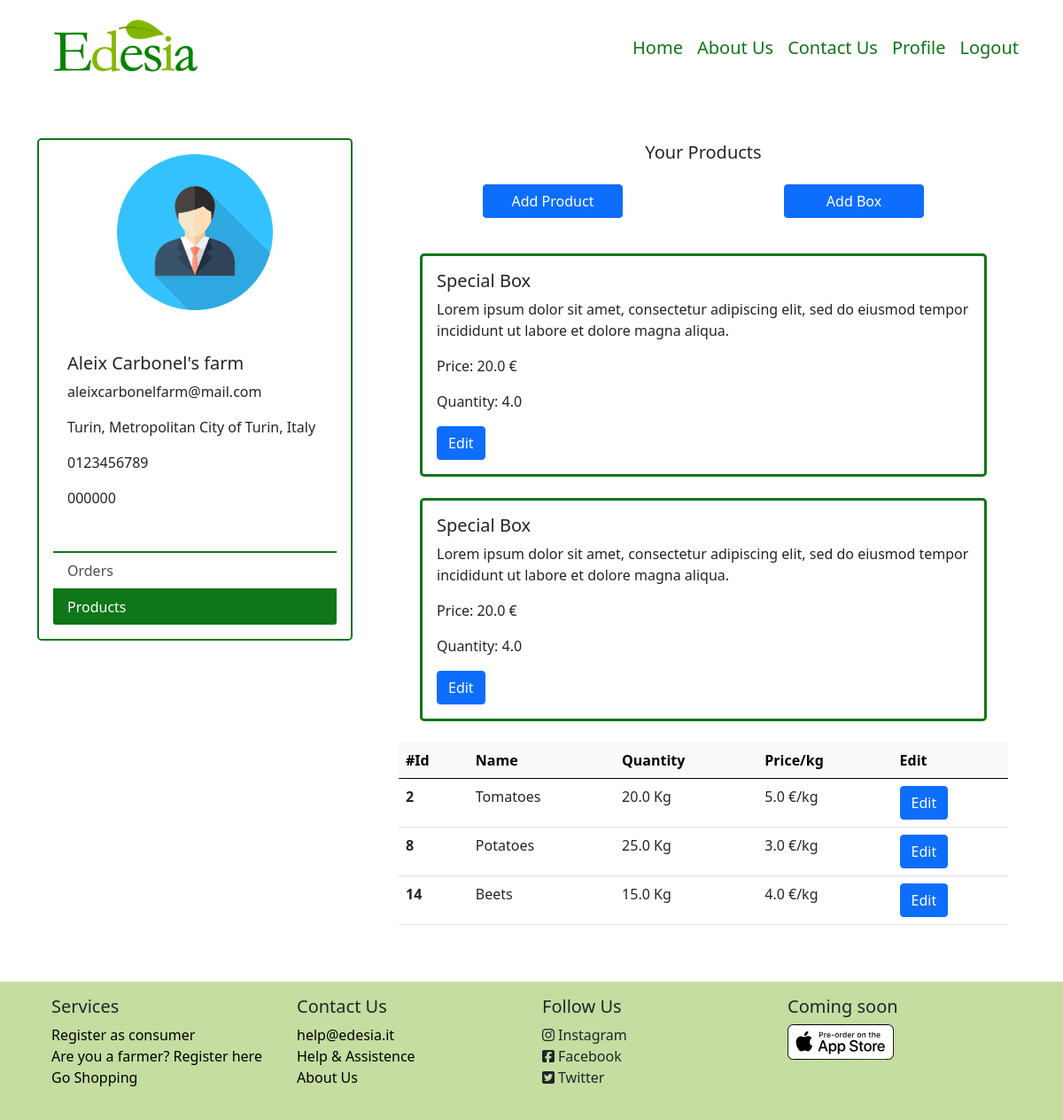
Screenshot of /supplier/8/products (signed in) with the database file from the repository.
### model.py (models this page shows, shortened)
class Supplier (db.Model):
    id = db.Column(db.Integer, db.ForeignKey('user.id'), primary_key=True)
    supplier_name = db.Column(db.String(50), nullable=False)
    supplier_address = db.Column(db.String(100), nullable=False)
    supplier_city = db.Column(db.String(50))
    supplier_phone = db.Column(db.String(12), nullable=False)
    piva = db.Column(db.String(25), nullable=False)
    description = db.Column(db.String(500), nullable=True)
    __mapper_args__ = {
        'polymorphic_identity': 'supplier',
    }

class User (UserMixin, db.Model):
    id = db.Column(db.Integer, primary_key=True)  # Auto-incrementing
    email = db.Column(db.String(50), unique=True, nullable=False)
    name = db.Column(db.String(50), nullable=False)
    password_hash = db.Column(db.String(200), nullable=False)
    roleid = db.Column(db.Integer, db.ForeignKey('role.id'))
    type = db.Column(db.String(30))
    __mapper_args__ = {
        'polymorphic_identity': 'user',
        'polymorphic_on': type
    }

class Product (db.Model):
    id = db.Column(db.Integer, primary_key=True)
    box = db.Column(db.Boolean)
    supplier_id = db.Column(db.Integer, db.ForeignKey('supplier.id'))
    name = db.Column(db.String, nullable=False)
    price = db.Column(db.Float, nullable=False)
    quantity = db.Column(db.Float, nullable=False)
    description = db.Column(db.Text)

### app.py (the view, shortened to what this page needs)
@app.route('/supplier/<int:id>/<page>', methods=['GET', 'POST'])
@login_required
def supplier(id, page):
    supplier = Supplier.query.filter_by(id=id).first()
    user = User.query.filter_by(id=id).first()
    if page == "orders":
        orders = Order.query.filter_by(supplier_id=id).all()
        l_order_cons = []
        class OrderCons():
            def __init__(self, order, content, consumer):
                self.order = order
                self.content = content
                self.consumer = consumer
        for o in orders:
            products = []
            lines = OrderLine.query.filter_by(order_id=o.id).all()
            consumer = Consumer.query.filter_by(id=o.consumer_id).first()
            for l in lines:
                products.append(l)
            l_order_cons.append(OrderCons(o, products, consumer))
        return render_template('Pages/profile/profile_supplier-orders.html', supplier=supplier, user=user, orders=l_order_cons)
    elif page == "products":
        products = Product.query.filter_by(supplier_id=id).all()
        return render_template('Pages/profile/profile_supplier-products.html', supplier=supplier, user=user, products=products)

### model.py (called while the page is built)
@login_manager.user_loader
def load_user(user_id):
    return User.query.get(int(user_id))

### templates/Pages/profile/profile_supplier-products.html
{% extends 'Pages/profile/profile-supplier.html' %}
{% block specific %}
                    <div class="row text-center">
                        <h5>Your Products</h5>
                        <div class="row row-cols-lg-2 m-auto p-3">
                            <div class="col">
                                <a class="btn btn-primary w-50 m-auto" href="{{ url_for('supplier', id=user.id, page='add-product')}}">Add Product</a>
                            </div>
                            <div class="col">
                                <a class="btn btn-primary w-50 m-auto" href="{{ url_for('supplier', id=user.id, page='add-box')}}">Add Box</a>
                            </div>
                        </div>
                    </div>
                    {% for product in products %}
                        {% if product.box %}
                            <div class="card m-4 rounded-3 border-3" id="cardResult">
                                <div class="row">
                                    <div class="col-lg">
                                        <div class="card-body">
                                            <h5 class="card-title">
                                                {{ product.name }}
                                            </h5>
                                            <p class="card-text">{{ product.description}}</p>
                                            <p class="card-text">Price: {{ product.price }} €</p>
                                            <p class="card-text">Quantity: {{ product.quantity }}</p>
                                            <a class="btn btn-primary">Edit</a>
                                        </div>
                                    </div>
                                </div>
                            </div>
                        {% endif %}
                    {% endfor %}
                    <div class="table-responsive-lg">
                        <table class="table table-hover">
                            <thead class="table-light">
                                <tr>
                                    <th scope="col">#Id</th>
                                    <th scope="col">Name</th>
                                    <th scope="col">Quantity</th>
                                    <th scope="col">Price/kg</th>
                                    <th scope="col">Edit</th>
                                </tr>
                            </thead>
                            <tbody>
                            {% for product in products %}
                                {% if product.box == False %}
                                    <tr>
                                        <th scope="row">{{ product.id }}</th>
                                        <td>{{ product.name }}</td>
                                        <td>{{ product.quantity }} Kg</td>
                                        <td>{{ product.price }} €/kg</td>
                                        <td><button class="btn btn-primary" type="button">Edit</button></td>
                                    </tr>
                                {% endif %}
                            {% endfor %}
                            </tbody>
                        </table>
                    </div>
{% endblock %}

### templates/Pages/profile/profile-supplier.html (shortened to what this page needs)
{% extends 'Components/base.html' %}
{% block body %}
    <div class="container-lg min-vh-100">
        <div class="row mt-5 mb-5">
            <div class="col-md-4">
                <div class="card m-auto rounded-3 border-2" id="cardProfileConsumer">
                    <img src="/static/images/avatar.png" class="card-img-top mt-3 mb-3 m-auto" style="width: 50%">
                    <div class="card-body m-3">
                        <h5 class="card-title">{{ supplier.supplier_name }}</h5>
                        <p class="card-text">{{ user.email }}</p>
                        <p class="card-text">{{ supplier.supplier_address }}</p>
                        <p class="card-text">{{ supplier.supplier_phone }}</p>
                        <p class="card-text">{{ supplier.piva }}</p>
                    </div>
                    <div class="list-group list-group-flush m-3" id="mylist">
                        {% if products %}
                            <a class="list-group-item list-group-item-action" href="{{ url_for('supplier', id=supplier.id, page='orders')}}">Orders</a>
                            <a class="list-group-item list-group-item-action active" href="{{ url_for('supplier', id=supplier.id, page='products')}}">Products</a>
                        {% else %}
                            <a class="list-group-item list-group-item-action active" href="{{ url_for('supplier', id=supplier.id, page='orders')}}">Orders</a>
                            <a class="list-group-item list-group-item-action" href="{{ url_for('supplier', id=supplier.id, page='products')}}">Products</a>
                        {% endif %}
                    </div>
                </div>
            </div>
             <div class="col">
                    <div class="container-fluid m-1">
                    {% block specific %}
                    {% endblock %}
                    </div>
             </div>
        </div>
    </div>
{% endblock %}

### static/personal.css (style rules this page uses)
#searchBar input, #cardResult, #cardProfileConsumer { border-color: #0F7619;; }
#mylist .active { background-color: #0F7619; border-color: #0F7619; }

### rows the page displays
Supplier: supplier_name "Aleix Carbonel's farm", supplier_address "Turin, Metropolitan City of Turin, Italy", supplier_phone "0123456789", piva "000000"
User: email "aleixcarbonelfarm@mail.com"
Product: name "Special Box", description "Lorem ipsum dolor sit amet, consectetur adipiscing elit, sed do eiusmod tempor incididunt ut labore et dolore magna aliqua.", price "20.0", quantity "4.0"
Product: name "Special Box", description "Lorem ipsum dolor sit amet, consectetur adipiscing elit, sed do eiusmod tempor incididunt ut labore et dolore magna aliqua.", price "20.0", quantity "4.0"
Product: id "2", name "Tomatoes", quantity "20.0", price "5.0"
Product: id "8", name "Potatoes", quantity "25.0", price "3.0"
Product: id "14", name "Beets", quantity "15.0", price "4.0"
